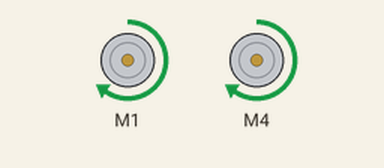
Simulated run of this sketch. Board: Arduino Uno, built with avr-gcc and run on an emulated ATmega328P. Shown: 2 × DC motor (green arrow = forward, orange = backward, longer = faster).

Above: at 5.0 s.
At 12.5 s:
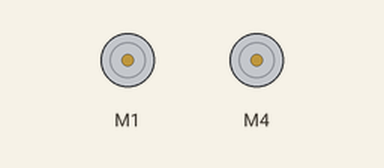
Timing chart, 0 to 19.5 s (numbered marks = the images above):
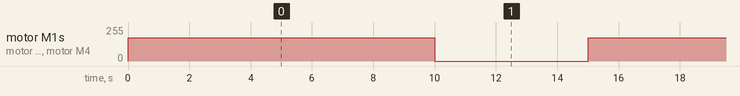

The sketch:

MotorCode_Final.ino
```cpp
#include <AFMotor.h> //import Motor.h Library

AF_DCMotor motor1 (1);
AF_DCMotor motor2 (4);

void setup ()  {

  motor1.setSpeed (175); // set the motor speed(s) at 200 to 255 PWM
  motor2.setSpeed (175);

}

void loop ()  {

  motor1.run (FORWARD);      // motor(s) run for x second(s)
  motor2.run (FORWARD);
  delay (10000);

  motor1.run (RELEASE);      // motor(s) stop for x second(s)
  motor2.run (RELEASE);
  delay (5000);

}
```

Measured:
- by itself, motor M1, motor M4: alternates forward 175/255 for 10.0 s and stopped for 5.0 s
